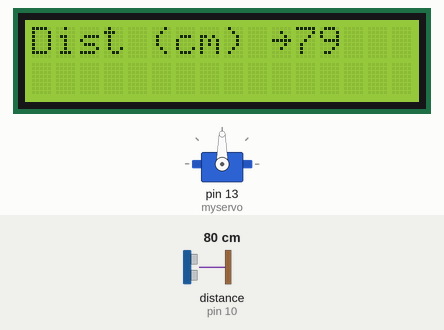
The sketch below on a simulated Arduino Uno, built with avr-gcc and run on an emulated ATmega328P. Parts: servo, 16×2 character LCD. Wiring (inferred from the names in the program): ultrasonic range finder: trigger pin 9; echo pin 10. The test bench sets the inputs (shaded band); at power-on: distance to the obstacle (sensor on pin 10) 80 cm. The echo pulse lasts 58.3 µs per cm; what the sketch prints to the serial monitor is not drawn.

Above: at 1.6 s.
1.7 s: distance to the obstacle (sensor on pin 10) set to 56 cm
At 3.4 s:
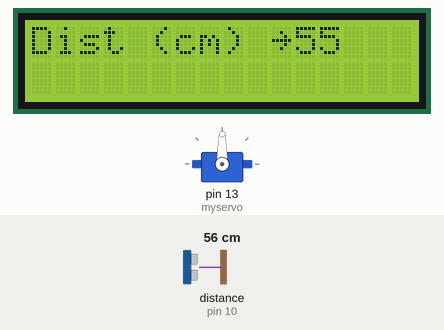
4.5 s: distance to the obstacle (sensor on pin 10) set to 48 cm
At 9.9 s:
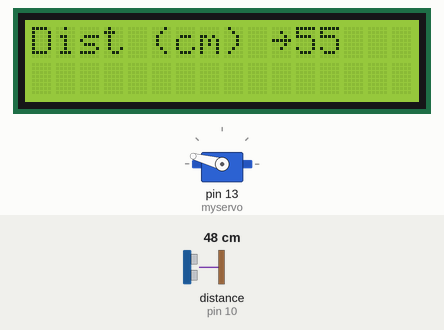
Timing chart, 0 to 16.4 s (numbered marks = the images above; inputs shaded):
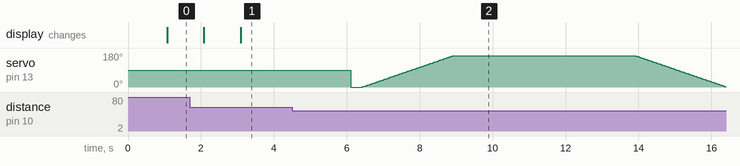

Measured:
- the behaviour switches between 51 and 50 cm on distance to the obstacle (sensor on pin 10) (found by bisection; images 1 and 2)
- after the input at 1.7 s, the display: first differs from a run without the input after 1.4 s (image 1)

The sketch:

Project1_AutoLightSwitch.ino
```cpp
/*
* Ultrasonic Sensor HC-SR04 and Arduino Tutorial
*
* Crated by Dejan Nedelkovski,
* www.HowToMechatronics.com
*
*/
// defines pins numbers
#include <Servo.h>
Servo myservo;
#include <LiquidCrystal.h>
LiquidCrystal lcd(12, 11, 5, 4, 3, 2);
const int trigPin = 9;
const int echoPin = 10;

// defines variables
int pos = 0;
long duration;
int distance;
void setup() {
pinMode(trigPin, OUTPUT); // Sets the trigPin as an Output
pinMode(echoPin, INPUT); // Sets the echoPin as an Input
Serial.begin(9600); // Starts the serial communication
myservo.attach(13);
lcd.begin(16, 2);
}

void loop() {
// Clears the trigPin
digitalWrite(trigPin, LOW);
delayMicroseconds(2);
// Sets the trigPin on HIGH state for 10 micro seconds
digitalWrite(trigPin, HIGH);
delayMicroseconds(10);
digitalWrite(trigPin, LOW);
// Reads the echoPin, returns the sound wave travel time in microseconds
duration = pulseIn(echoPin, HIGH);
// Calculating the distance
distance= duration*0.034/2;
// Prints the distance on the Serial Monitor
Serial.print("Distance (cm) ~ ");
Serial.println(distance);
delay(1000);

if (distance < 50)
{
 for (pos = -20; pos <= 165; pos += 1) { // goes from 0 degrees to 180 degrees
    // in steps of 1 degree
    myservo.write(pos);              // tell servo to go to position in variable 'pos'
    delay(15);                       // waits 15ms for the servo to reach the position
  }
delay(5000);

  for (pos = 165; pos >= -20; pos -= 1) { // goes from 180 degrees to 0 degrees
    myservo.write(pos);              // tell servo to go to position in variable 'pos'
    delay(15);                       // waits 15ms for the servo to reach the position
  }

}
lcd.clear();
lcd.print("Dist (cm) ~");
lcd.print(distance);
}
```
